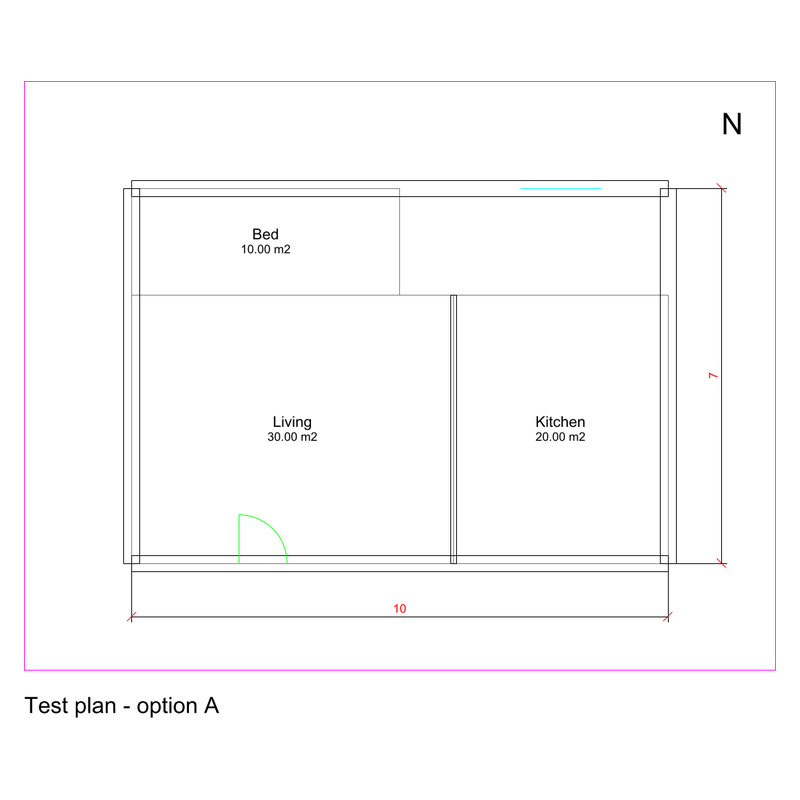
#> input picture assets/gallery/dxf-drawing.png, 800 x 800 px
$ python paper_tiles.py ../gallery/dxf-drawing.png ../gallery/massing-study.png 5
#> lines starting #> are read from the running program, lines starting #| are printed output that depends on the picture
# /// script
# requires-python = ">=3.10"
# dependencies = ["pillow>=10", "numpy>=1.26"]
# ///
"""Make README gallery tiles from skill outputs, on Gaia paper (#FDFDFA).

Usage: uv run assets/src/paper_tiles.py <image> <out.png> [size=800]
Trims white margins, fits the image into a square with padding, and turns
near-white pixels into paper so the tile sits on the Gaia canvas.
"""
import sys
import numpy as np
from PIL import Image, ImageChops

PAPER = (253, 253, 250)

def tile(src: str, out: str, size: int = 800, pad: int = 28) -> None:
#> called with src = '../gallery/dxf-drawing.png', out = '../gallery/massing-study.png', size = 5, pad = 28
    im = Image.open(src).convert("RGB")
#> im is the input picture: PIL image 800x800 RGB; mean R, G, B 252, 251.2, 252
    box = ImageChops.difference(im, Image.new("RGB", im.size, (255, 255, 255))).getbbox()
#> box = (24, 81, 776, 718)
    if box:
        im = im.crop(box)
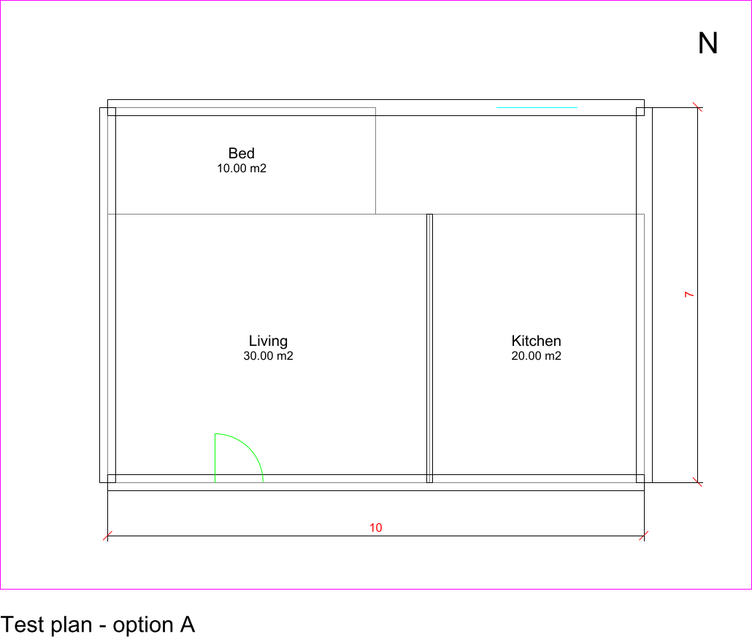
#> im: PIL image 752x637 RGB; mean R, G, B 251, 249.9, 251
#> (the run stopped early here; a loop or call above may not have finished)

$ run again, on assets/gallery/sun-study.png
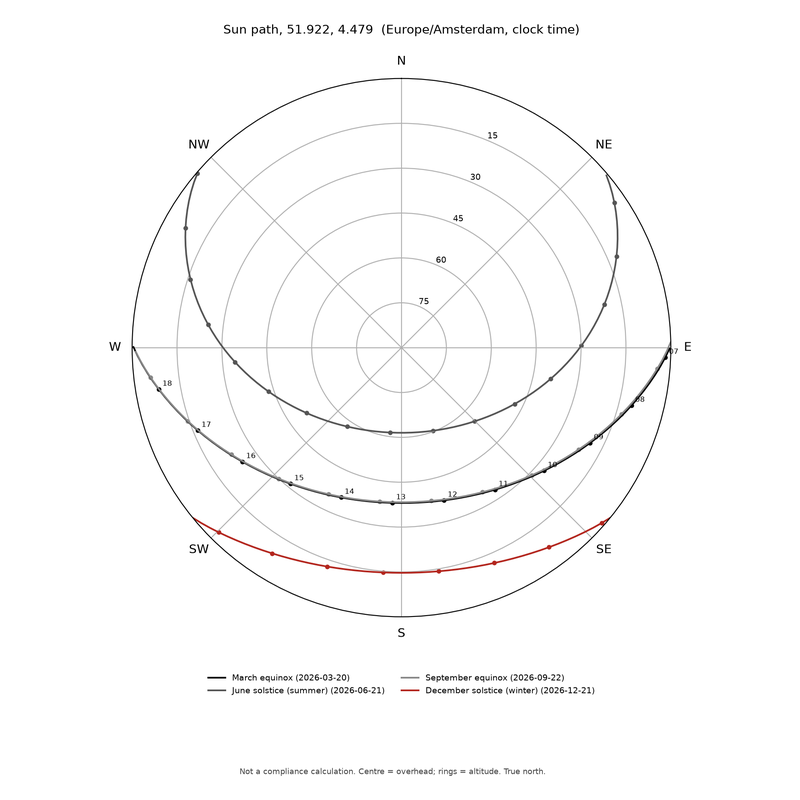
#> input picture assets/gallery/sun-study.png, 800 x 800 px
#> in tile, im is the input picture: PIL image 800x800 RGB; mean R, G, B 251.3, 251.1, 251.1
#> box = (109, 24, 691, 776)
#> in tile, `im = im.crop(box)`:
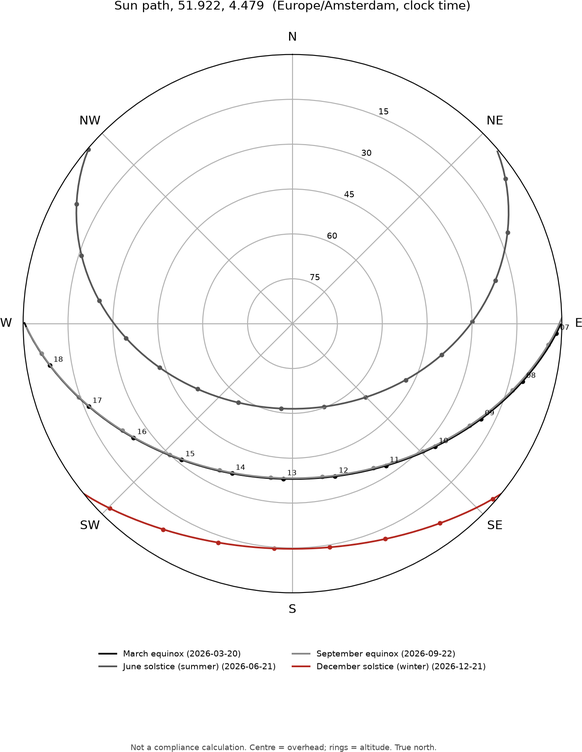
#> im: PIL image 582x752 RGB; mean R, G, B 249.5, 249.3, 249.2
